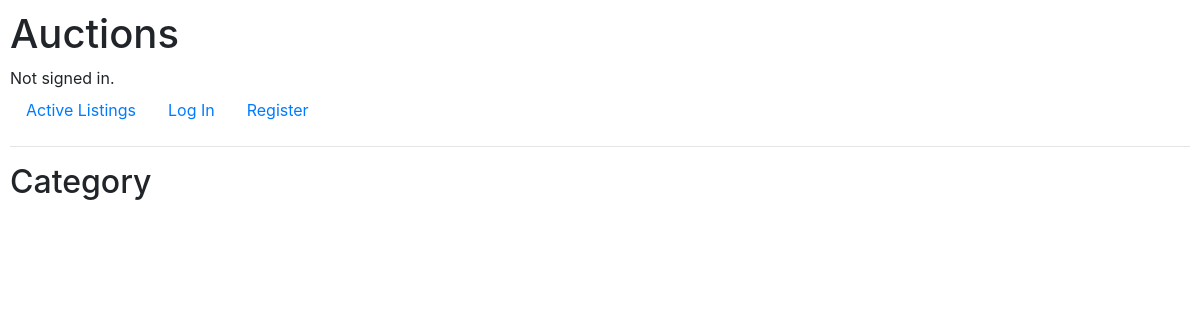
Before: /category with the older database file.
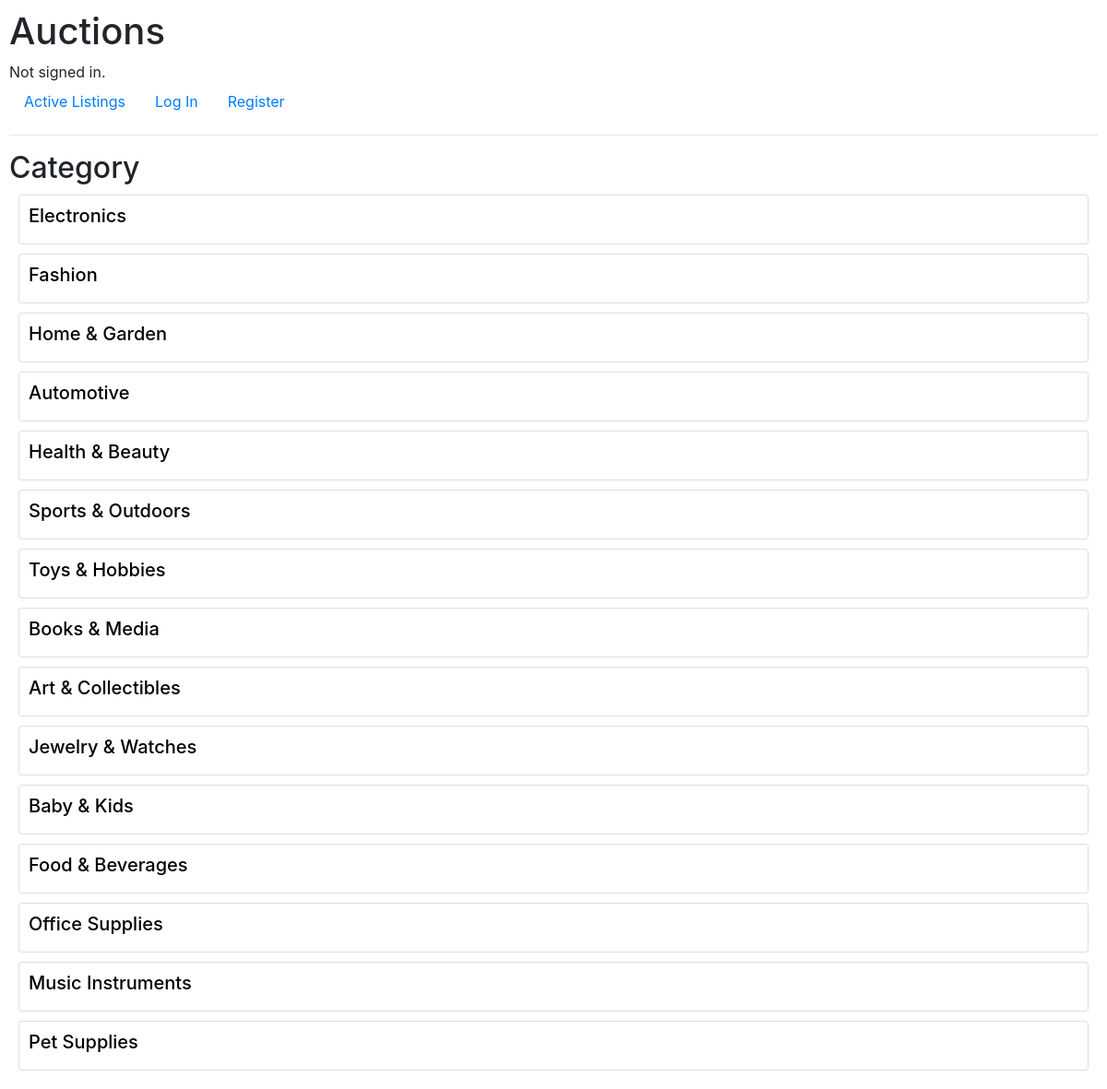
After: the same page with the newer database file.
### auctions/models.py (models this page shows, shortened)
class Category(models.Model):
    name = models.CharField(max_length=64, unique=True)
    description = models.TextField(max_length=2048)
    history = HistoricalRecords()

### auctions/views.py (the view)
# urls.py: path('category', views.category_view, name="categoryView"),
def category_view(request):
    Categories = Category.objects.all()
    return render(request, "auctions/category.html",{
        'Categories':Categories,
    })

### auctions/templates/auctions/category.html
{% extends "auctions/layout.html" %}
{% block body %}
    <h2>Category</h2>
   {% for Category in Categories %}
    <a href="{% url 'auctions:categoryFilter' Category.name %}" class="card_link">
        <div class="card" style="margin: 10px; padding: 10px;">
            <h5>{{Category.name}}</h5>
    </div>
    </a>
    {% endfor %}
{% endblock %}

### auctions/templates/auctions/layout.html (shortened to what this page needs)
{% load static %}
<!DOCTYPE html>
<html lang="en">
    <head>
        <link rel="stylesheet" href="https://stackpath.bootstrapcdn.com/bootstrap/4.4.1/css/bootstrap.min.css">
        <link href="{% static 'auctions/styles.css' %}" rel="stylesheet">
    </head>
    <body>
        <h1>Auctions</h1>
        <div>
            {% if user.is_authenticated %}
                Signed in as <strong>{{ user.username }}</strong>.
            {% else %}
                Not signed in.
            {% endif %}
        </div>
        <ul class="nav">
            <li class="nav-item">
                <a class="nav-link" href="{% url 'auctions:index' %}">Active Listings</a>
            </li>
            {% if user.is_authenticated %}
                <li class="nav-item">
                    <a class="nav-link" href="{% url 'auctions:logout' %}">Log Out</a>
                </li>
                <li class="nav-item">
                    <a class="nav-link" href="{% url 'auctions:newListing' %}">Create Listings</a>
                </li>
                <li class="nav-item">
                    <a class="nav-link" href="{% url 'auctions:watchList' %}">Watchlist</a>
                </li>
                <li class="nav-item">
                    <a class="nav-link" href="{% url 'auctions:categoryView' %}">Category</a>
                </li>
            {% else %}
                <li class="nav-item">
                    <a class="nav-link" href="{% url 'auctions:login' %}">Log In</a>
                </li>
                <li class="nav-item">
                    <a class="nav-link" href="{% url 'auctions:register' %}">Register</a>
                </li>
            {% endif %}
        </ul>
        <hr>
        {% block body %}
        {% endblock %}
    </body>
</html>

### auctions/static/auctions/styles.css (style rules this page uses)
body { padding: 10px; }
.card { text-decoration: none; display: grid; grid-template-columns: 250px auto ; margin:10px }
.card_link .card { text-decoration: none; color: black; }
a { text-decoration: none !important }

Changed rows visible on the page:
added Category: name "Electronics"
added Category: name "Fashion"
added Category: name "Home & Garden"
added Category: name "Automotive"
added Category: name "Health & Beauty"
added Category: name "Sports & Outdoors"
added Category: name "Toys & Hobbies"
added Category: name "Books & Media"
added Category: name "Art & Collectibles"
added Category: name "Jewelry & Watches"
added Category: name "Baby & Kids"
added Category: name "Food & Beverages"
added Category: name "Office Supplies"
added Category: name "Music Instruments"
added Category: name "Pet Supplies"
